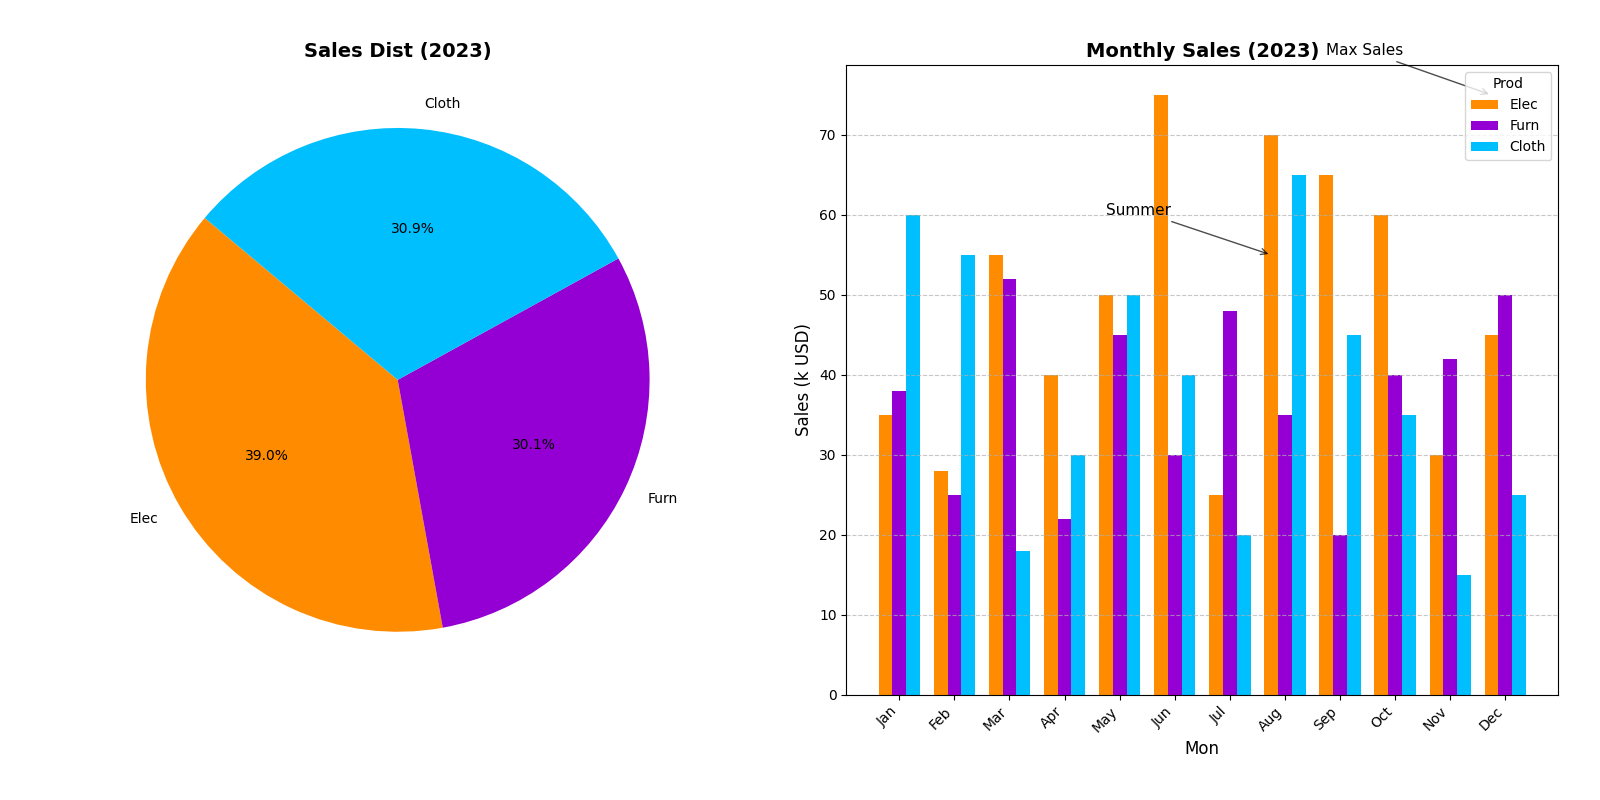

Python code for this plot:
import matplotlib.pyplot as plt
import numpy as np

months = ['Jan', 'Feb', 'Mar', 'Apr', 'May', 'Jun', 'Jul', 'Aug', 'Sep', 'Oct', 'Nov', 'Dec']
electronics_sales = [35, 28, 55, 40, 50, 75, 25, 70, 65, 60, 30, 45]
furniture_sales = [38, 25, 52, 22, 45, 30, 48, 35, 20, 40, 42, 50]
clothing_sales = [60, 55, 18, 30, 50, 40, 20, 65, 45, 35, 15, 25]

overall_sales = np.array([sum(electronics_sales), sum(furniture_sales), sum(clothing_sales)])
categories = ['Elec', 'Furn', 'Cloth']

fig, (ax1, ax2) = plt.subplots(1, 2, figsize=(16, 8))

ax1.pie(overall_sales, labels=categories, autopct='%1.1f%%', startangle=140, colors=['darkorange', 'darkviolet', 'deepskyblue'])
ax1.set_title("Sales Dist (2023)", fontsize=14, fontweight='bold')

bar_width = 0.25
x_indices = np.arange(len(months))

ax2.bar(x_indices, electronics_sales, bar_width, label='Elec', color='darkorange')
ax2.bar(x_indices + bar_width, furniture_sales, bar_width, label='Furn', color='darkviolet')
ax2.bar(x_indices + 2 * bar_width, clothing_sales, bar_width, label='Cloth', color='deepskyblue')

ax2.set_title("Monthly Sales (2023)", fontsize=14, fontweight='bold')
ax2.set_xlabel("Mon", fontsize=12)
ax2.set_ylabel("Sales (k USD)", fontsize=12)
ax2.set_xticks(x_indices + bar_width)
ax2.set_xticklabels(months)
ax2.legend(title="Prod", fontsize=10)
ax2.grid(axis='y', linestyle='--', alpha=0.7)

plt.setp(ax2.get_xticklabels(), rotation=45, horizontalalignment='right', fontsize=10)
plt.setp(ax2.get_yticklabels(), fontsize=10)

ax2.annotate('Max Sales', xy=(11, 75), xytext=(8, 80),
             arrowprops=dict(facecolor='black', arrowstyle='->', alpha=0.7), fontsize=11)
ax2.annotate('Summer', xy=(7, 55), xytext=(4, 60),
             arrowprops=dict(facecolor='black', arrowstyle='->', alpha=0.7), fontsize=11)

plt.tight_layout(pad=3.0)

plt.show()
